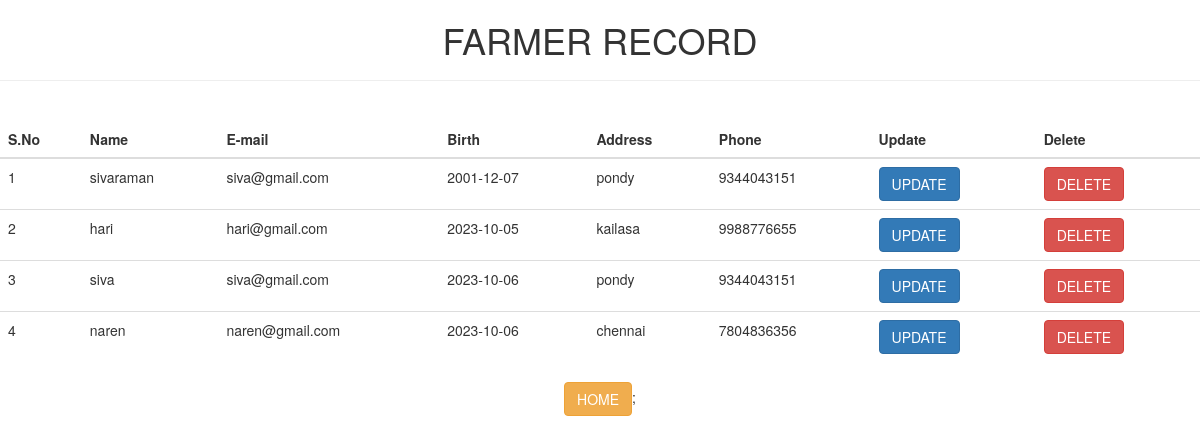
Before: /view with the older database file.
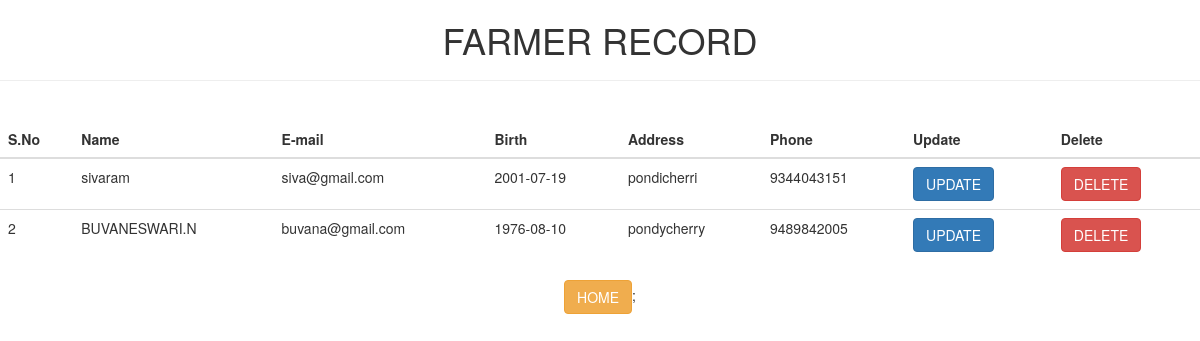
After: the same page with the newer database file.
### tables this page shows
CREATE TABLE customers (pid integer primary key,name text,
            email varchar(20),birth date,address text,phone integer);

### web.py (the view)
@app.route('/view')
def view():
    con=sqlite3.connect('data2.db')
    con.row_factory=sqlite3.Row
    cur=con.cursor()
    cur.execute("select  * from customers")
    data=cur.fetchall()
    con.close()
    return render_template('view.html',data=data)

### templates/view.html (shortened to what this page needs)
<!DOCTYPE html>
<html lang="en">
<head>
 <link rel="stylesheet" href="https://maxcdn.bootstrapcdn.com/bootstrap/3.4.1/css/bootstrap.min.css">
</head>
<body>
    <div class="main">
       <center> <h1>FARMER RECORD<hr></h1></center>
        <div align="center"class="table">
            <br>
       <table class="table table-border" >
        <thead>
            <tr>
                <th>S.No</th>
                <th>Name</th>
                <th>E-mail</th>
                <th>Birth</th>
                <th>Address</th>
                <th>Phone</th>
                <th>Update</th>
                <th>Delete</th>
            </tr>
        </thead>
       <tbody>
        {% for res in data %}
        {%set i=loop.index %}
        <tr>
            <td>{{i}}</td>
            <td>{{res["name"]}}</td>
            <td>{{res["email"]}}</td>
            <td>{{res["birth"]}}</td>
            <td>{{res["address"]}}</td>
            <td>{{res["phone"]}}</td>
            <td><a href=" {{url_for('update',id=res['pid'])}}"class="btn btn-primary">UPDATE</a></td>
            <td><a href=" {{url_for('delete',id=res['pid'])}}"class="btn btn-danger">DELETE</a></td>
        </tr>
        {% endfor %}
       </tbody>
       </table>
       <div>
        <a href="{{url_for('main1')}}"class ="btn btn-warning pull right">HOME</a>;
       </div>
    </div>
   </div>
</body>
</html>

Changed rows visible on the page:
removed customers: i "3", name "siva", email "siva@gmail.com", birth "2023-10-06", address "pondy", phone "9344043151"
removed customers: i "4", name "naren", email "naren@gmail.com", birth "2023-10-06", address "chennai", phone "7804836356"
changed customers "siva@gmail.com": name "sivaraman" → "sivaram"; birth "2001-12-07" → "2001-07-19"; address "pondy" → "pondicherri"
changed customers: name "hari" → "BUVANESWARI.N"; email "hari@gmail.com" → "buvana@gmail.com"; birth "2023-10-05" → "1976-08-10"; address "kailasa" → "pondycherry"; phone "9988776655" → "9489842005"
